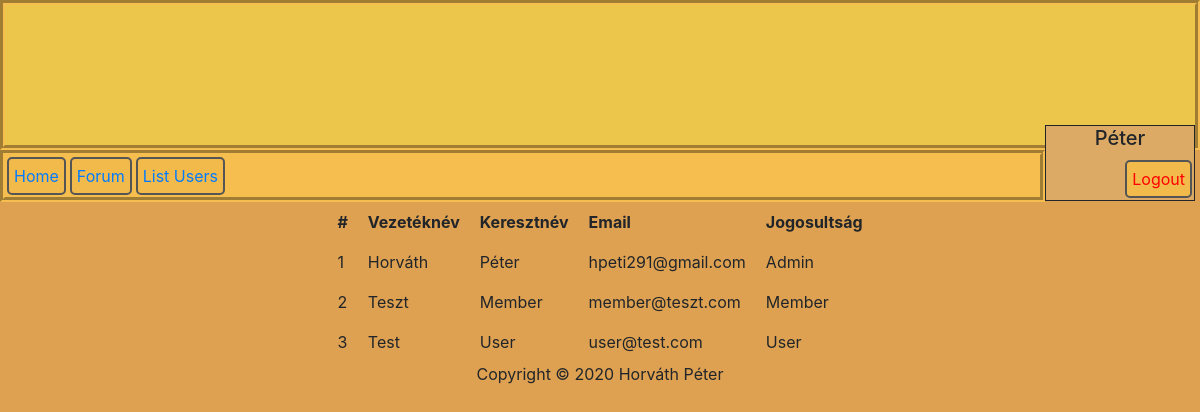
The app's page /index.php?P=list_user (signed in) with its own data.
### tables this page shows
CREATE TABLE `users` (
  `id` int(5) UNSIGNED NOT NULL,
  `first_name` varchar(64) NOT NULL,
  `last_name` varchar(64) NOT NULL,
  `email` varchar(250) NOT NULL,
  `password` varchar(250) NOT NULL,
  `permission` tinyint(1) NOT NULL
);

### protected/database.php (called while the page is built, shortened)
<?php
function getConnection() {
    $connection = new PDO(DB_TYPE.':host='.DB_HOST.';dbname='.DB_NAME.';',DB_USER, DB_PASS);
    $connection->exec("SET NAMES '".DB_CHARSET."'");
    return $connection;
}
function getList($queryString, $queryParams = []) {
    $connection = getConnection();
    $statement = $connection->prepare($queryString);
    $success = $statement->execute($queryParams);
    $result = $success ? $statement->fetchAll(PDO::FETCH_ASSOC) : [];
    return $result;
}
?>

### protected/users/list.php (the view, shortened to what this page needs)
<?php if(isset($_SESSION['permission']) && $_SESSION['permission'] >= 2) : ?>
    <?php $query = "SELECT first_name, last_name, email, permission FROM users ORDER BY permission desc";
        $users = getList($query);
    ?>
    <table id="listUsers">
        <th>#</th>
        <th>Vezetéknév</th>
        <th>Keresztnév</th>
        <th>Email</th>
        <th>Jogosultság</th>
        <?php $i=0;?>
        <?php foreach ($users as $u) : ?>
            <?php $i++;?>
            <tr>
                <td><?=$i?></td>
                <td><?=$u['last_name']?></td>
                <td><?=$u['first_name']?></td>
                <td><?=$u['email']?></td>
                <?php if($u['permission'] == 2) : ?>
                    <td>Admin</td>
                <?php elseif($u['permission'] == 1) : ?>
                    <td>Member</td>
                <?php else : ?>
                    <td>User</td>
                <?php endif; ?>
            </tr>
        <?php endforeach; ?>
    </table>
<?php endif; ?>

### public/style.css (style rules this page uses)
body { background-color: rgb(221, 161, 81); }
#listUsers { margin-left: auto; margin-right: auto; }
#listUsers td { padding: 10px; }
#listUsers th { padding: 10px; }

### records on screen
users: last_name "Horváth", first_name "Péter", email "hpeti291@gmail.com", permission "Admin"
users: last_name "Teszt", first_name "Member", email "member@teszt.com", permission "Member"
users: last_name "Test", first_name "User", email "user@test.com", permission "User"

### other values on screen
$_SESSION['first_name'] "Péter"
